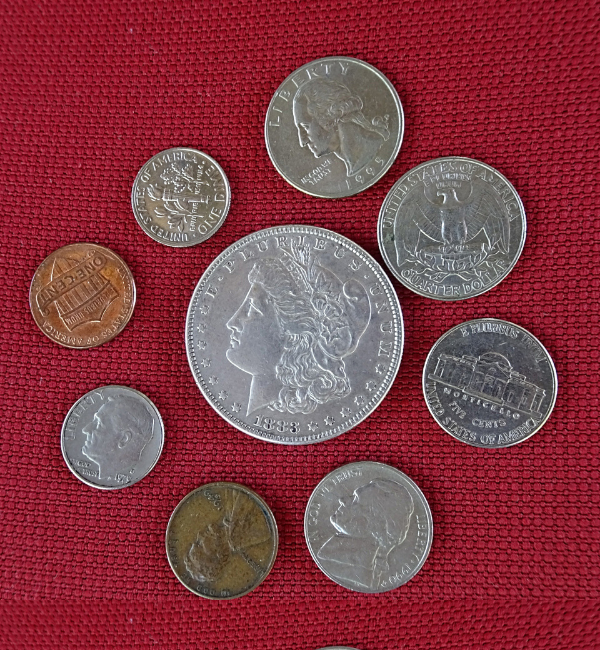
#> input picture week3_python/data/images/CoinsA.png, 600 x 650 px
$ python coins_assignments.py   (older library calls are emulated)
#> lines starting #> are read from the running program, lines starting #| are printed output that depends on the picture; after the words box and inside, x2 and y2 are one past the last pixel; in counts of white or black regions, pixels touching at a corner belong together
import cv2
import numpy as np
from dataPath import DATA_PATH
import matplotlib.pyplot as plt
import matplotlib

matplotlib.rcParams['figure.figsize'] = (10.0, 10.0)
matplotlib.rcParams['image.cmap'] = 'gray'

# Image path
imagePath = DATA_PATH + "images/CoinsA.png"
# Read image
# Store it in the variable image
###
image = cv2.imread(imagePath, cv2.IMREAD_COLOR)
#> image is the input picture: shape (650, 600, 3); mean B, G, R 68.8, 59.3, 131.9
###
imageCopy = image.copy()
plt.imshow(image[:,:,::-1]);
plt.title("Original Image")
plt.show()

# Convert image to grayscale
# Store it in the variable imageGray
###
imageGray = cv2.cvtColor(imageCopy, cv2.COLOR_BGR2GRAY)
###

plt.figure(figsize=(12,12))
plt.subplot(121)
plt.imshow(image[:,:,::-1]);
plt.title("Original Image")
plt.subplot(122)
plt.imshow(imageGray);
plt.title("Grayscale Image");
plt.show()

# Split cell into channels
# Store them in variables imageB, imageG, imageR
###
imageB = imageCopy[:,:,0]
imageG = imageCopy[:,:,1]
imageR = imageCopy[:,:,2]
###

plt.figure(figsize=(20,12))
plt.subplot(141)
plt.imshow(image[:,:,::-1]);
plt.title("Original Image")
plt.subplot(142)
plt.imshow(imageB);
plt.title("Blue Channel")
plt.subplot(143)
plt.imshow(imageG);
plt.title("Green Channel")
plt.subplot(144)
plt.imshow(imageR);
plt.title("Red Channel");
plt.show()

###
# to iterate though all one channel images
images = [imageGray, imageB, imageG, imageR]
###
# Set threshold and maximum value
thresh = [100, 50, 40]
maxValue = [255, 100, 70]
thresh_results = []

for i in range(len(images)):
    for j in range(len(thresh)):
        retval, dst = cv2.threshold(images[i], thresh[j], maxValue[j], cv2.THRESH_BINARY_INV)
        thresh_results.append(dst)
#> this loop made 4 passes
#> after the loop, thresh_results = 12 items

plt.figure(figsize=[30, 10])
for i in range(len(thresh_results)):
    plt.subplot(1,len(thresh_results),i+1);plt.imshow(thresh_results[i]);plt.title(i+1)
#> this loop made 12 passes

plt.show()

# Display the thresholded image
###
# my choice is plot 9 Green chanel thresh 40 maxValue 70
retval, dst = cv2.threshold(images[2], thresh[2], maxValue[2], cv2.THRESH_BINARY_INV)
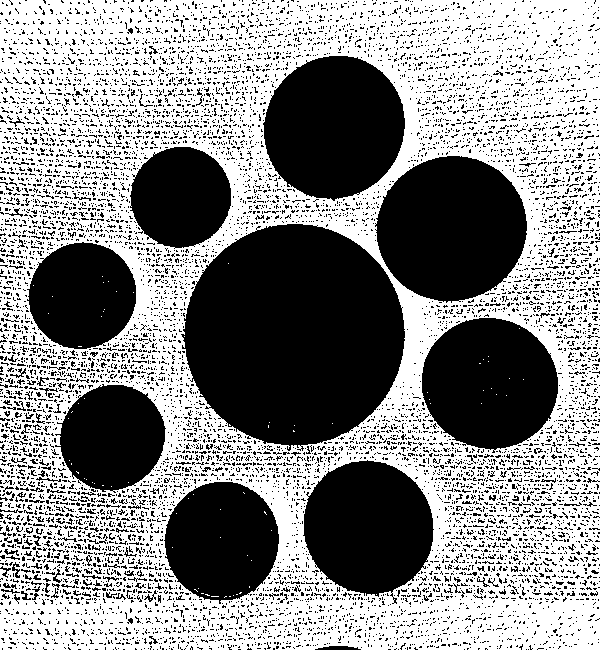
#> dst: shape (650, 600); values 0 (black) and 70 (white), 54.8% white; 9540 black regions (9367 under 20 px), largest, box (x1, y1, x2, y2) and area: (181, 224, 405, 451) 38400, (375, 156, 527, 303) 17109, (263, 56, 405, 201) 15831
#> retval = 40
plt.imshow(dst);plt.title("Green chanel thresh 40 maxValue 70")
plt.show()
###

###
kSize = (3,3)
kernel = cv2.getStructuringElement(cv2.MORPH_ELLIPSE, kSize)

dilated = cv2.dilate(dst, kernel)
#> dilated: shape (650, 600); values 0 (black) and 70 (white), 66.1% white; 830 black regions (820 under 20 px), largest, box (x1, y1, x2, y2) and area: (184, 225, 404, 445) 37623, (377, 157, 526, 301) 16667, (264, 57, 404, 200) 15404
eroded = cv2.erode(dilated, kernel)
#> eroded: shape (650, 600); values 0 (black) and 70 (white), 64.1% white; 767 black regions (754 under 20 px), largest, box (x1, y1, x2, y2) and area: (182, 224, 405, 446) 38285, (376, 156, 527, 302) 17084, (263, 56, 405, 201) 15803
closed = cv2.morphologyEx(dst, cv2.MORPH_CLOSE, kernel, iterations=3)
#> closed: shape (650, 600); values 0 (black) and 70 (white), 65.5% white; 10 black regions, largest, box (x1, y1, x2, y2) and area: (183, 224, 405, 446) 38273, (376, 156, 527, 302) 17076, (263, 56, 405, 201) 15803
###
###
kSize1 = (5,5)
kernel1 = cv2.getStructuringElement(cv2.MORPH_ELLIPSE, kSize1)

dilated1 = cv2.dilate(dst, kernel1)
#> dilated1: shape (650, 600); values 0 (black) and 70 (white), 67.7% white; 18 black regions (8 under 20 px), largest, box (x1, y1, x2, y2) and area: (186, 226, 403, 444) 36737, (379, 158, 525, 300) 16138, (266, 58, 403, 198) 14892
eroded1 = cv2.erode(dilated1, kernel1)
#> eroded1: shape (650, 600); values 0 (black) and 70 (white), 65.5% white; 10 black regions, largest, box (x1, y1, x2, y2) and area: (184, 224, 405, 446) 38268, (377, 156, 527, 302) 17078, (264, 56, 405, 200) 15799
closed1 = cv2.morphologyEx(dst, cv2.MORPH_CLOSE, kernel1, iterations=1)
###
# Display all the images
# you have obtained in the intermediate steps
###
plt.subplot(261);plt.imshow(dilated)
plt.subplot(262);plt.imshow(eroded)
plt.subplot(263);plt.imshow(closed)
plt.subplot(264);plt.imshow(dilated1)
plt.subplot(265);plt.imshow(eroded1)
plt.subplot(266);plt.imshow(closed1)
plt.show()
###
# Get structuring element/kernel which will be used for dilation
###
kSize1 = (3,3)
kernel1 = cv2.getStructuringElement(cv2.MORPH_ELLIPSE, kSize1)
###
dilated = cv2.dilate(dst, kernel1, iterations=2)
#> dilated: shape (650, 600); values 0 (black) and 70 (white), 67.4% white; 16 black regions (6 under 20 px), largest, box (x1, y1, x2, y2) and area: (185, 226, 403, 444) 36949, (378, 158, 525, 300) 16254, (265, 58, 403, 199) 15009
###
fine = cv2.erode(dilated, kernel1, iterations=4)
#> fine: shape (650, 600); values 0 (black) and 70 (white), 63.6% white; 12 black regions, largest, box (x1, y1, x2, y2) and area: (181, 154, 529, 448) 57465, (261, 54, 407, 203) 16613, (420, 316, 560, 452) 14758

_, fine_binary = cv2.threshold(fine, 1, 255, cv2.THRESH_BINARY_INV)
fine_binary = cv2.erode(fine_binary, kernel1, iterations=2)
#> fine_binary: shape (650, 600); 34.6% white; 13 white regions (3 under 20 px), largest, box (x1, y1, x2, y2) and area: (183, 224, 405, 446) 38283, (376, 156, 527, 302) 17084, (263, 56, 405, 201) 15803
plt.imshow(fine_binary);plt.title("Image after extra erosion")
plt.show()
###
# Set up the SimpleBlobdetector with default parameters.
params = cv2.SimpleBlobDetector_Params()

params.blobColor = 255

params.minDistBetweenBlobs = 1

# Filter by Area.
params.filterByArea = False

# Filter by Circularity
params.filterByCircularity = True
params.minCircularity = 0.8

# Filter by Convexity
params.filterByConvexity = True
params.minConvexity = 0.8

# Filter by Inertia
params.filterByInertia =True
params.minInertiaRatio = 0.8

# Create SimpleBlobDetector
detector = cv2.SimpleBlobDetector_create(params)
# Detect blobs
###
keypoints = detector.detect(fine_binary)
#> keypoints = 9 keypoints; (x, y, size): (294, 334, 219.9), (451, 228, 146.6), (334, 127, 140.8), (489, 383, 132.8), (368, 527, 130.5), (221, 540, 115.1), (82, 295, 105.7), (112, 437, 104.2), (180, 197, 99.5)
###
# Print number of coins detected
###
print("Coins detected:", len(keypoints))
#| Coins detected: 9
###
# Mark coins using image annotation concepts we have studied so far
###
im = image.copy()
for k in keypoints:
    x,y = k.pt
    x=int(round(x))
    y=int(round(y))
    # Mark center in BLACK
    cv2.circle(im,(x,y),5,(0,0,0),-1)
    # Get radius of blob
    diameter = k.size
    radius = int(round(diameter/2))
    # Mark blob in RED
    cv2.circle(im,(x,y),radius,(0,0,255),2)
#> this loop made 9 passes
#> (k, x, y, diameter, radius) on passes 1 to 7: (keypoint at (221.4, 540.1), size 115.1, 221, 540, 115.1, 58), (keypoint at (368.1, 526.8), size 130.5, 368, 527, 130.5, 65), (keypoint at (111.9, 437.1), size 104.2, 112, 437, 104.2, 52), (keypoint at (489.3, 383), size 132.8, 489, 383, 132.8, 66), (keypoint at (81.9, 295.1), size 105.7, 82, 295, 105.7, 53), (keypoint at (294, 334.3), size 219.9, 294, 334, 219.9, 110), (keypoint at (451.2, 228.2), size 146.6, 451, 228, 146.6, 73)
#> im: shape (650, 600, 3); 3.04% of pixels changed, all inside (x1, y1, x2, y2) = (28, 56, 557, 600)

###
# Display the final image
###
plt.imshow(im[:,:,::-1])
plt.show()
###
def displayConnectedComponents(im):
    imLabels = im
    # The following line finds the min and max pixel values
    # and their locations in an image.
    (minVal, maxVal, minLoc, maxLoc) = cv2.minMaxLoc(imLabels)
    # Normalize the image so the min value is 0 and max value is 255.
    imLabels = 255 * (imLabels - minVal)/(maxVal-minVal)
    # Convert image to 8-bits unsigned type
    imLabels = np.uint8(imLabels)
    # Apply a color map
    imColorMap = cv2.applyColorMap(imLabels, cv2.COLORMAP_JET)
    # Display colormapped labels
    plt.imshow(imColorMap[:,:,::-1])
    plt.show()

# Find connected components
###
print("dtype:", fine_binary.dtype)
#| dtype: uint8
print("unique values:", np.unique(fine_binary))
#| unique values: [  0 255]

plt.imshow(fine_binary, cmap='gray')
plt.title("Binary mask")
plt.imsave("9blobs.png", fine_binary)
plt.imshow(fine_binary)
plt.show()

# Get labels AND statistics (stats)
num_labels, labels, stats, centroids = cv2.connectedComponentsWithStats(fine_binary, 8, cv2.CV_32S)
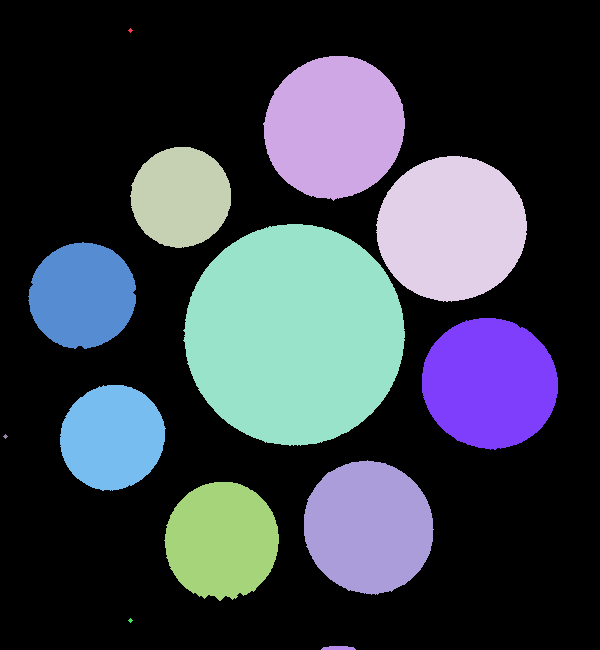
#> labels: shape (650, 600) int32; 14 distinct labels, from 0 to 13; one colour per label, 0 black
#> num_labels = 14; stats = 14 rows, first 6: [0, 0, 600, 650, 255018], [128, 28, 5, 5, 13], [263, 56, 142, 145, 15803], [130, 147, 101, 101, 7918], [376, 156, 151, 146, 17084], [183, 224, 222, 222, 38283]; centroids = 14 rows, first 8: [294.9, 319.8], [130, 30], [333.9, 126.8], [180.4, 196.7], [451.2, 228.2], [294, 334.3], [81.93, 295.1], [489.3, 383]
# set min blob size
MIN_PIXEL_AREA = 150

# Create a new labels array, initialized to 0 (background)
filtered_labels = np.zeros_like(labels, dtype=labels.dtype)

# Initialize a counter for the new, re-assigned labels
new_label_ID = 1

# Iterate through all components (skip label 0 - background)
for i in range(1, num_labels):
    area = stats[i, cv2.CC_STAT_AREA]

    if area >= MIN_PIXEL_AREA:
        filtered_labels[labels == i] = new_label_ID
        new_label_ID += 1
#> this loop made 13 passes
#> area on passes 2, 3, 4, 5, 6, 7, 8, 10: 15803, 7918, 17084, 38283, 8930, 13996, 8661, 13584
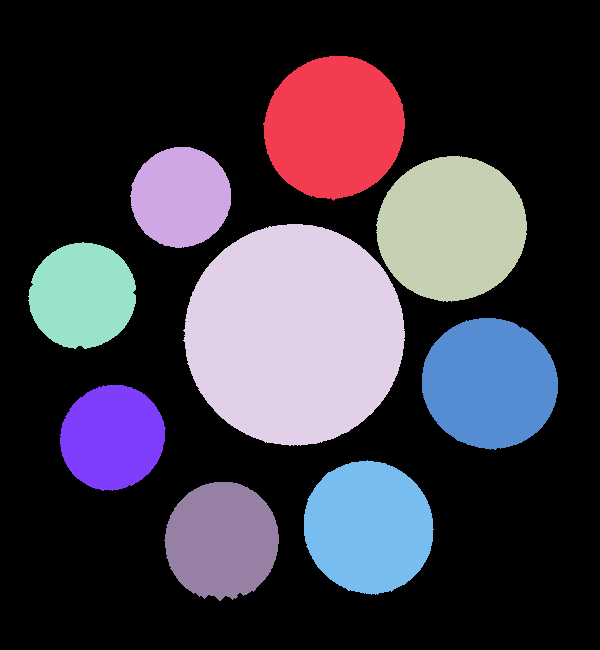
#> filtered_labels: shape (650, 600) int32; 10 distinct labels, from 0 to 9; one colour per label, 0 black
#> after the loop, new_label_ID = 10

###
# Print number of connected components detected
###
print(f"Original connected components count (including background): {num_labels}")
#| Original connected components count (including background): 14
print(f"Total filtered labels (excluding background): {new_label_ID - 1}")
#| Total filtered labels (excluding background): 9
###
# Display connected components using displayConnectedComponents
# function
###
displayConnectedComponents(filtered_labels)
#> in displayConnectedComponents, `(minVal, maxVal, minLoc, maxLoc) = cv2.minMaxLoc(imLabels)`: minVal = 0; maxVal = 9; minLoc = (0, 0); maxLoc = (214, 482)
#> in displayConnectedComponents, `imColorMap = cv2.applyColorMap(imLabels, cv2.COLORMAP_JET)`:
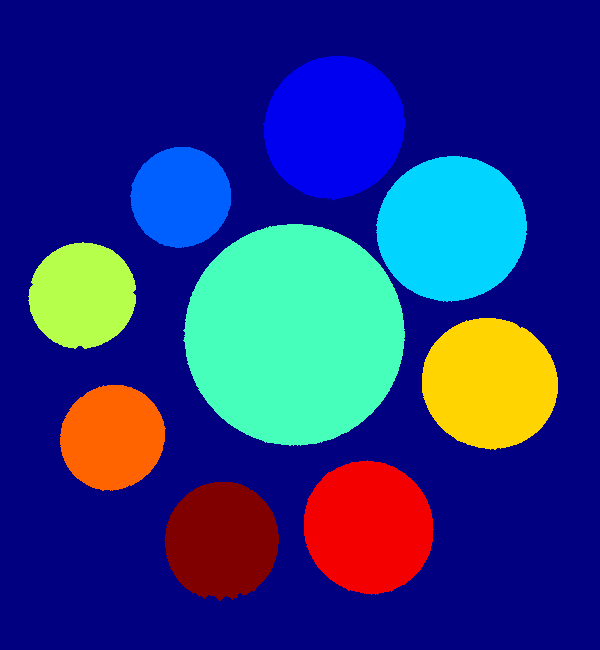
#> imColorMap: shape (650, 600, 3); mean B, G, R 129.8, 51.9, 37.8
###
# Find all contours in the image
###
contours, hierarchy = cv2.findContours(fine_binary, cv2.RETR_LIST, cv2.CHAIN_APPROX_SIMPLE)
#> contours = 13 contours, 3 with area under 20; largest, box (x1, y1, x2, y2) and area: (183, 224, 405, 446) 37971, (376, 156, 527, 302) 16876, (263, 56, 405, 201) 15602, (422, 318, 558, 450) 13808, (304, 460, 434, 595) 13398
###
# Print the number of contours found
###
actual_contours = []
for cnt in contours:
    area = cv2.contourArea(cnt)
    if area > 190:
        actual_contours.append(cnt)
#> this loop made 13 passes
#> area on passes 1, 3, 4, 6, 7, 8, 9, 10: 83, 10400, 13398, 8512.5, 13807.5, 8779, 37971, 16875.5
#> after the loop, actual_contours = 9 contours; largest, box (x1, y1, x2, y2) and area: (183, 224, 405, 446) 37971, (376, 156, 527, 302) 16876, (263, 56, 405, 201) 15602, (422, 318, 558, 450) 13808, (304, 460, 434, 595) 13398
print("Number of contours found = {}".format(len(actual_contours)))
#| Number of contours found = 9
###
# Draw all contours
###
color_fine_binary = cv2.cvtColor(fine_binary, cv2.COLOR_GRAY2BGR)

cv2.drawContours(color_fine_binary, actual_contours, -1, (0,255,0), 3);
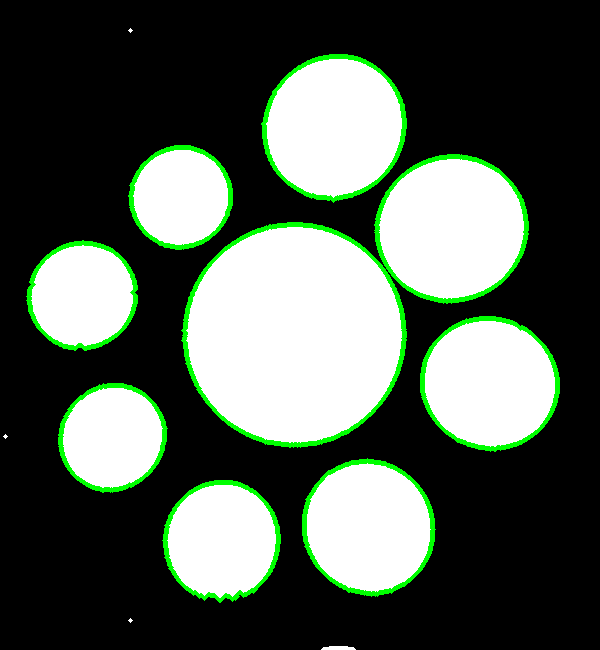
#> color_fine_binary: shape (650, 600, 3); mean B, G, R 81.7, 92.8, 81.7

plt.imshow(color_fine_binary[:,:,::-1])
plt.show()
###
for index,cnt in enumerate(actual_contours):
    area = cv2.contourArea(cnt)
    perimeter = cv2.arcLength(cnt, True)
    print("Contour #{} has area = {} and perimeter = {}".format(index+1,area,perimeter))
#> this loop made 9 passes
#> (area, perimeter) on passes 1 to 8: (10400, 401.2), (13398, 440.4), (8512.5, 354.2), (13807.5, 444.2), (8779, 359.6), (37971, 743), (16875.5, 493.3), (7775.5, 333.9)
#> (printed output is left out)

for cnt in actual_contours:
    # Fit a circle
    ((x,y),radius) = cv2.minEnclosingCircle(cnt)
    cv2.circle(imageCopy, (int(x),int(y)), int(round(radius)), (0,255,0), 3)
#> this loop made 9 passes
#> (x, y, radius) on passes 1 to 8: (220.8, 540.6, 59.82), (366.5, 527.8, 67.79), (112, 437.2, 53.76), (489.4, 382.2, 68.49), (81.94, 295.1, 54.32), (293.5, 334.5, 111.2), (451, 227, 75.39), (180.3, 196.9, 50.81)

plt.imshow(imageCopy[:,:,::-1])
plt.show()

# Image path
imagePath = DATA_PATH + "images/CoinsB.png"
# Read image
# Store it in variable image
###
image = cv2.imread(imagePath, cv2.IMREAD_COLOR)
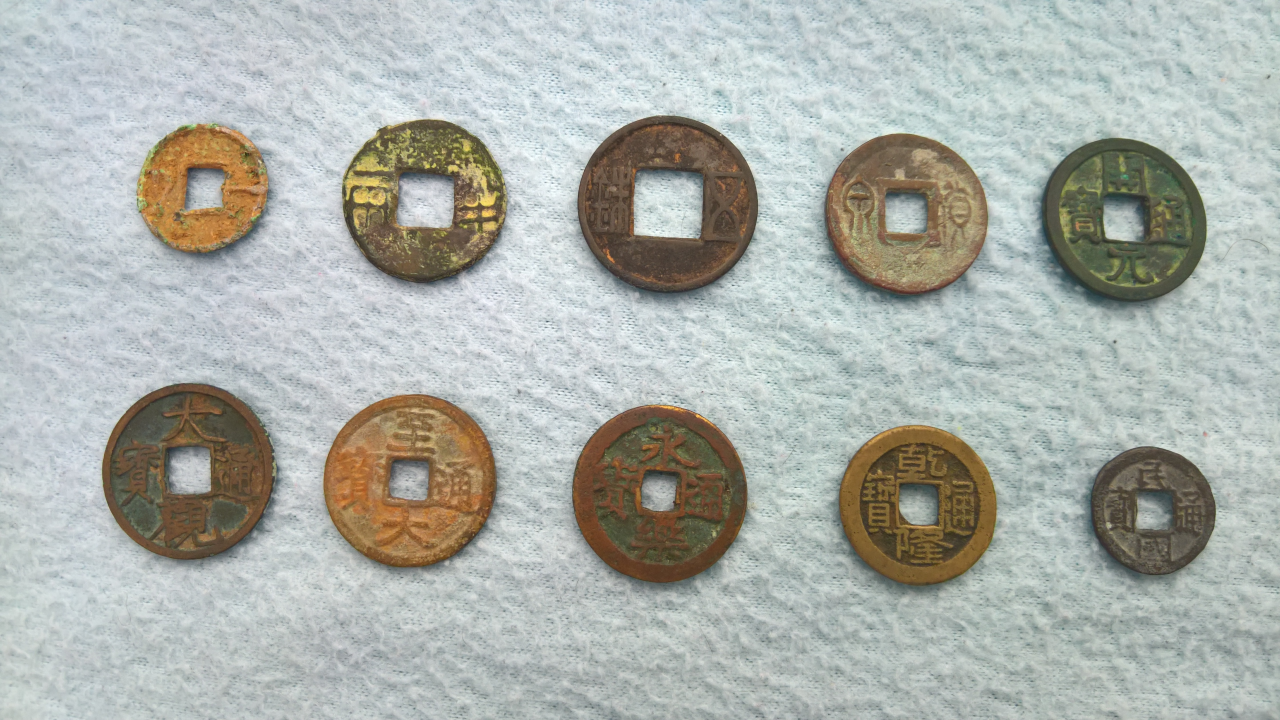
#> input picture week3_python/data/images/CoinsB.png, 3840 x 2160 px (shown at 1/3 size)
#> image is the input picture: shape (2160, 3840, 3); mean B, G, R 171.5, 177.3, 172.9
###
plt.imshow(image[:,:,::-1]);
plt.title("Original Image")
plt.show()
# Convert to grayscale
# Store in variable imageGray
###
imageGray = cv2.cvtColor(image, cv2.COLOR_BGR2GRAY)
#> imageGray: shape (2160, 3840)
###
plt.figure(figsize=(12,12))
plt.subplot(121)
plt.imshow(image[:,:,::-1]);
plt.title("Original Image")
plt.subplot(122)
plt.imshow(imageGray);
plt.title("Grayscale Image");
plt.show()
# Split cell into channels
# Variables are: imageB, imageG, imageR
###
imageCopy = image.copy()
imageB = imageCopy[:,:,0]
#> imageB: shape (2160, 3840)
imageG = imageCopy[:,:,1]
#> imageG: shape (2160, 3840)
imageR = imageCopy[:,:,2]
#> imageR: shape (2160, 3840)
###
plt.figure(figsize=(20,12))
plt.subplot(141)
plt.imshow(image[:,:,::-1]);
plt.title("Original Image")
plt.subplot(142)
plt.imshow(imageB);
plt.title("Blue Channel")
plt.subplot(143)
plt.imshow(imageG);
plt.title("Green Channel")
plt.subplot(144)
plt.imshow(imageR);
plt.title("Red Channel");
plt.show()
###
retval, thresholded = cv2.threshold(imageB, 125, 255, cv2.THRESH_BINARY)
#> thresholded: shape (2160, 3840); 78.6% white; 984 black regions (924 under 20 px), largest, box (x1, y1, x2, y2) and area: (1716, 1213, 2247, 1773) 221135, (306, 1149, 845, 1698) 208856, (970, 1182, 1503, 1716) 207281
###
# Display image using matplotlib
###
plt.imshow(thresholded)
plt.show()
###
###
kSize2 = (3,3)
kernel2 = cv2.getStructuringElement(cv2.MORPH_ELLIPSE, kSize2)
#> kernel2 = [[0, 1, 0], [1, 1, 1], [0, 1, 0]]
###
###
eroded2 = cv2.erode(thresholded, kernel2, iterations=1)
#> eroded2: shape (2160, 3840); 78% white; 723 black regions (501 under 20 px), largest, box (x1, y1, x2, y2) and area: (1715, 1212, 2248, 1774) 223956, (305, 1148, 846, 1699) 211635, (969, 1181, 1504, 1717) 210980
###
###
plt.imshow(eroded2)
plt.show()
###
###
kSize3 = (15,15)
kernel3 = cv2.getStructuringElement(cv2.MORPH_ELLIPSE, kSize3)
###
###
closing3 = cv2.morphologyEx(eroded2, cv2.MORPH_CLOSE, kernel3, iterations=1)
#> closing3: shape (2160, 3840); 78.4% white; 10 black regions, largest, box (x1, y1, x2, y2) and area: (1715, 1212, 2245, 1773) 222536, (305, 1148, 839, 1690) 210469, (969, 1181, 1496, 1717) 209428
opening3 = cv2.morphologyEx(closing3, cv2.MORPH_CLOSE, kernel3, iterations=1)
eroded3 = cv2.erode(opening3, kernel3, iterations=1)
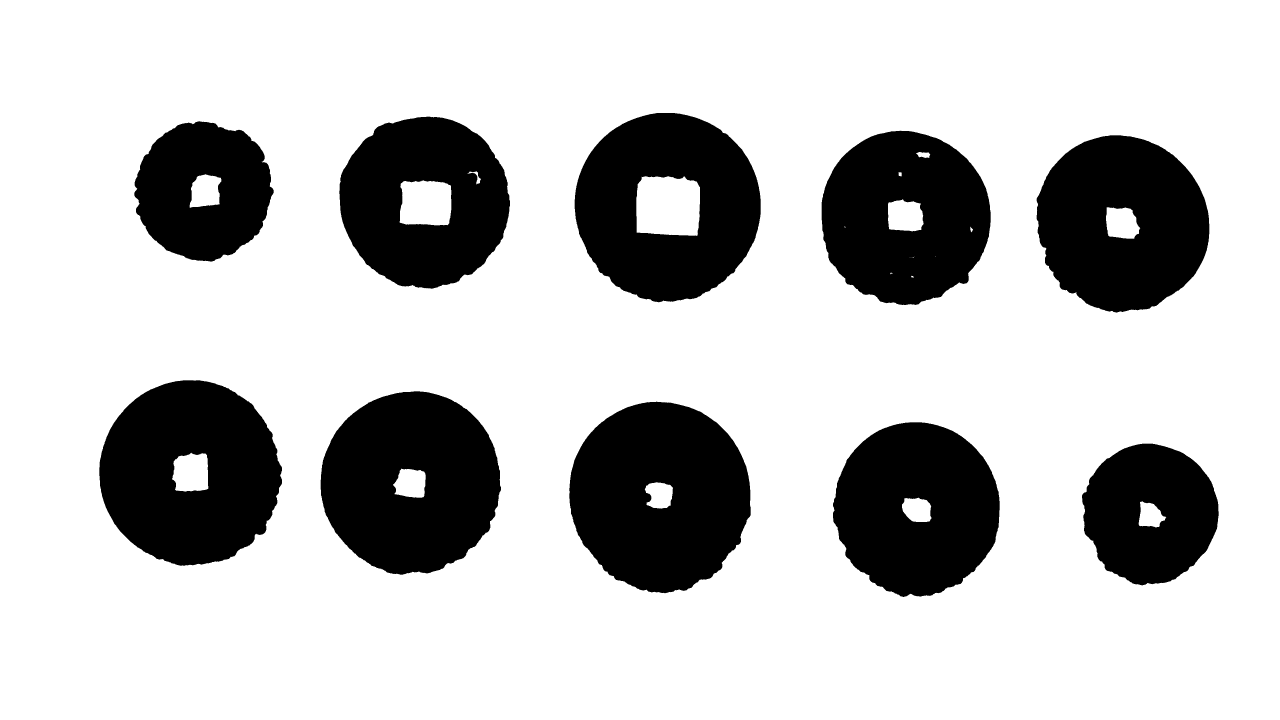
#> eroded3: shape (2160, 3840) (shown at 1/3 size); 76.5% white; 10 black regions, largest, box (x1, y1, x2, y2) and area: (1708, 1205, 2252, 1780) 237523, (298, 1141, 846, 1697) 226196, (962, 1174, 1503, 1724) 225024

plt.imshow(eroded3)
plt.show()
###
###
retval, thresholded3 = cv2.threshold(eroded3, 1, 255, cv2.THRESH_BINARY_INV)
plt.imshow(thresholded3)
plt.show()
###
print("dtype:", thresholded3.dtype)
#| dtype: uint8
print("unique values:", np.unique(thresholded3))
#| unique values: [  0 255]
###
#dtype: uint8
#unique values: [  0 255]
###
plt.imshow(thresholded3, cmap='gray')
plt.title("What the detector sees")
plt.imsave("10_Coin_blobs.png", thresholded3)
plt.show()
###
###
# Set up the SimpleBlobdetector with default parameters.
params = cv2.SimpleBlobDetector_Params()

params.blobColor = 0

params.minDistBetweenBlobs = 2

# Filter by Area.
params.filterByArea = False

# Filter by Circularity
params.filterByCircularity = True
params.minCircularity = 0.8

# Filter by Convexity
params.filterByConvexity = True
params.minConvexity = 0.8

# Filter by Inertia
params.filterByInertia =True
params.minInertiaRatio = 0.8
# Create SimpleBlobDetector
detector = cv2.SimpleBlobDetector_create(params)
# Detect blobs
###
keypoints2 = detector.detect(thresholded3)
#> keypoints2 = 9 keypoints; (x, y, size): (2002, 620, 559.9), (1979, 1488, 555.6), (570, 1418, 547.4), (1232, 1447, 541.1), (3366, 670, 523.2), (2715, 652, 512.9), (1273, 605, 511), (2750, 1526, 507.2), (3450, 1540, 410.5)
print(len(keypoints2))
#| 9
